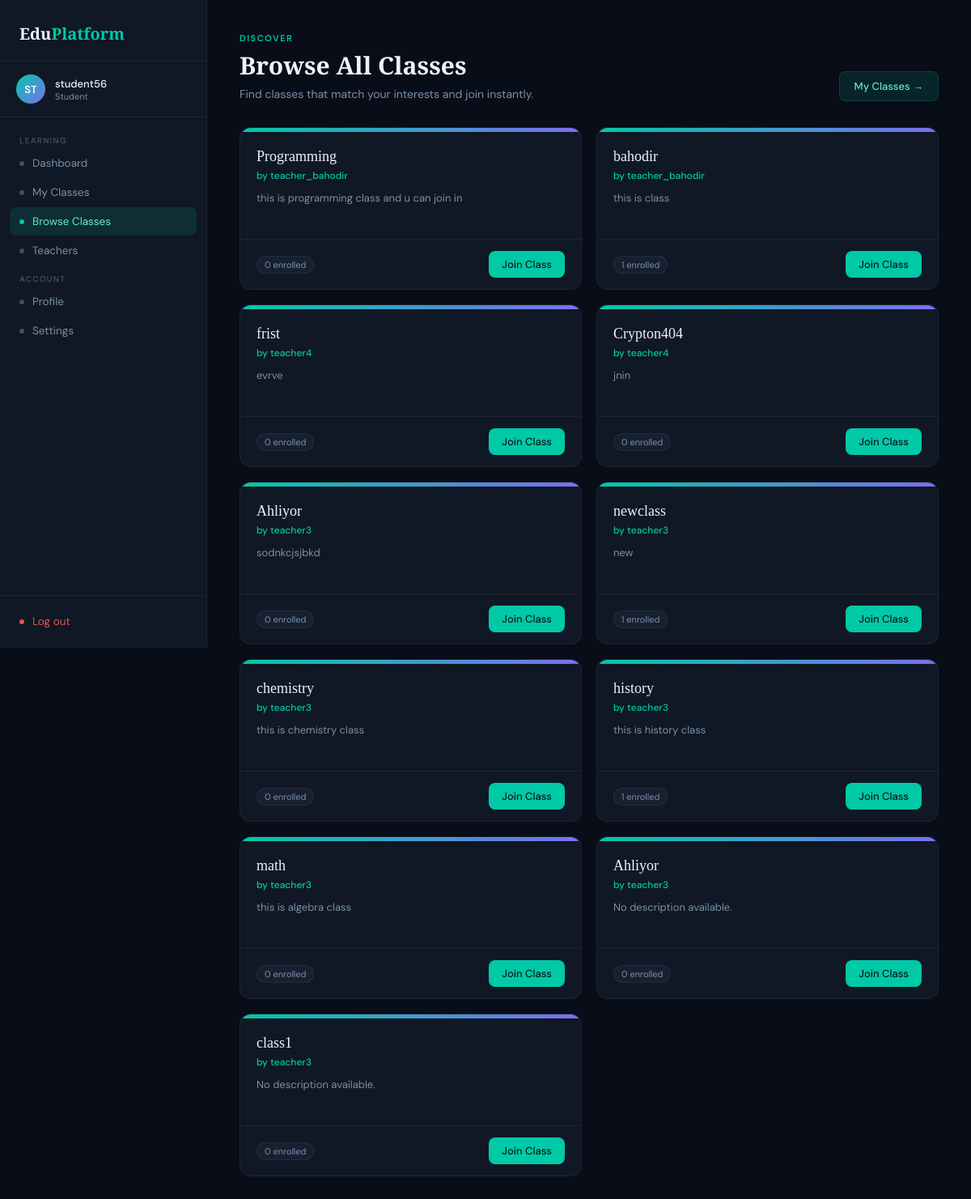
/student/allclasses/ (signed in), run on an earlier commit of the app's database.
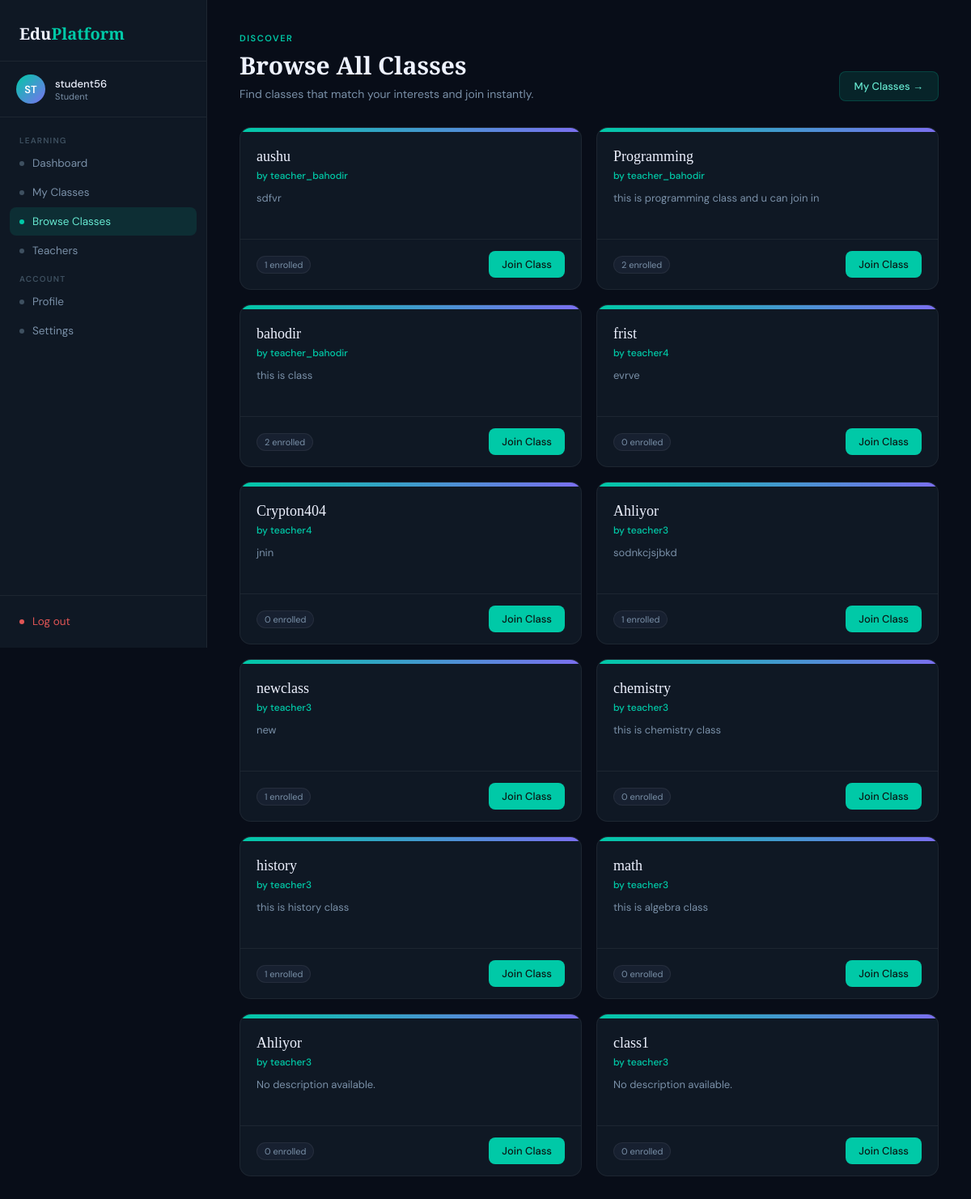
And on a later commit of the database.
### classes/models.py (models this page shows, shortened)
class Class(models.Model):
    name = models.CharField(max_length=100)
    bio = models.TextField(blank=True , help_text='class description')
    created_at = models.DateTimeField(auto_now_add=True)
    teacher = models.ForeignKey(
        Teacher,
        on_delete=models.CASCADE ,
        related_name = 'classes'
    )
    students = models.ManyToManyField(
        Student,
        through='Membership',
        blank=True
    )
    class Meta:
        verbose_name_plural = "Classes"
        ordering = ['-created_at']

### teacher/models.py (models this page shows, shortened)
class Teacher(models.Model):
    user = models.OneToOneField(settings.AUTH_USER_MODEL, on_delete=models.CASCADE)
    bio = models.TextField(blank=True)
    uname = models.CharField(blank=True , max_length = 20)

### accounts/models.py (models this page shows)
class User(AbstractUser):
    ROLE_CHOICE= (
        ('student', 'Student'),
        ('teacher', 'Teacher')
    )
    role =models.CharField(max_length = 10, choices= ROLE_CHOICE)

### student/forms.py (the view)
# urls.py: path('allclasses/', forms.student_all_classes, name='all_classes'),
def student_all_classes(request):
    if not request.user.is_authenticated:
            return redirect('accounts:login')
    if request.user.role != 'student':
          return redirect('accounts:login')
    classes = Class.objects.all()
    return render(request, 'student/all_classes.html', {'all_classes': classes})

### student/templates/student/all_classes.html (shortened to what this page needs)
<!DOCTYPE html>
<html lang="en">
<head>
</head>
<body>
<aside class="sidebar">
  <div class="sidebar-logo">
    <div class="logo-text">Edu<span>Platform</span></div>
  </div>
  <div class="sidebar-user">
    <div class="avatar">{{ user.username|slice:":2"|upper }}</div>
    <div>
      <div class="user-name">{{ user.username }}</div>
      <div class="user-role">Student</div>
    </div>
  </div>
  <nav class="sidebar-nav">
    <div class="nav-label">Learning</div>
    <a href="{% url 'student:dashboard' %}" class="nav-item"><span class="nav-dot"></span> Dashboard</a>
    <a href="{% url 'student:my_classes' %}" class="nav-item"><span class="nav-dot"></span> My Classes</a>
    <a href="{% url 'student:all_classes' %}" class="nav-item active"><span class="nav-dot"></span> Browse Classes</a>
    <a href="{% url 'student:teachers' %}" class="nav-item"><span class="nav-dot"></span> Teachers</a>
    <div class="nav-label">Account</div>
    <a href="{% url 'student:profile' %}" class="nav-item"><span class="nav-dot"></span> Profile</a>
    <a href="{% url 'student:settings' %}" class="nav-item"><span class="nav-dot"></span> Settings</a>
  </nav>
  <div class="sidebar-footer">
    <a href="{% url 'accounts:logout' %}" class="nav-item" style="color:#e05555;"><span class="nav-dot" style="background:#e05555;"></span> Log out</a>
  </div>
</aside>
<main class="main">
  <div class="header-row">
    <div>
      <div class="page-eyebrow">Discover</div>
      <h1 class="page-title">Browse All Classes</h1>
      <p class="page-sub">Find classes that match your interests and join instantly.</p>
    </div>
    <a href="{% url 'student:my_classes' %}" class="my-classes-link">My Classes →</a>
  </div>
  {% if all_classes %}
  <div class="classes-grid">
    {% for c in all_classes %}
    <div class="class-card">
      <div class="class-accent"></div>
      <div class="class-body">
        <div class="class-name">{{ c.name }}</div>
        <div class="class-teacher">by {{ c.teacher.user.username }}</div>
        <div class="class-bio">{{ c.bio|default:"No description available." }}</div>
      </div>
      <div class="class-footer">
        <span class="pill">{{ c.students.count }} enrolled</span>
        {% if c.id in joined_classes %}
          <span class="btn btn-joined">Joined</span>
        {% else %}
          <form method="POST" action="{% url 'student:join_class' c.id %}" style="display:inline;">
            <button type="submit" class="btn btn-primary">Join Class</button>
          </form>
        {% endif %}
      </div>
    </div>
    {% endfor %}
  </div>
  {% else %}
  <div class="empty-state">
    <h3>No Classes Available</h3>
    <p>No classes have been created yet. Check back soon.</p>
  </div>
  {% endif %}
</main>
</body>
</html>

What changed in the data, as far as the page shows it:
added Class: name "aushu", teacher.user.username "teacher_bahodir", bio "sdfvr", students.count "1", shows "Join Class"
computed for Class "Programming": students.count "0" → "2"
computed for Class "bahodir": students.count "1" → "2"
computed for Class "sodnkcjsjbkd": students.count "0" → "1"
